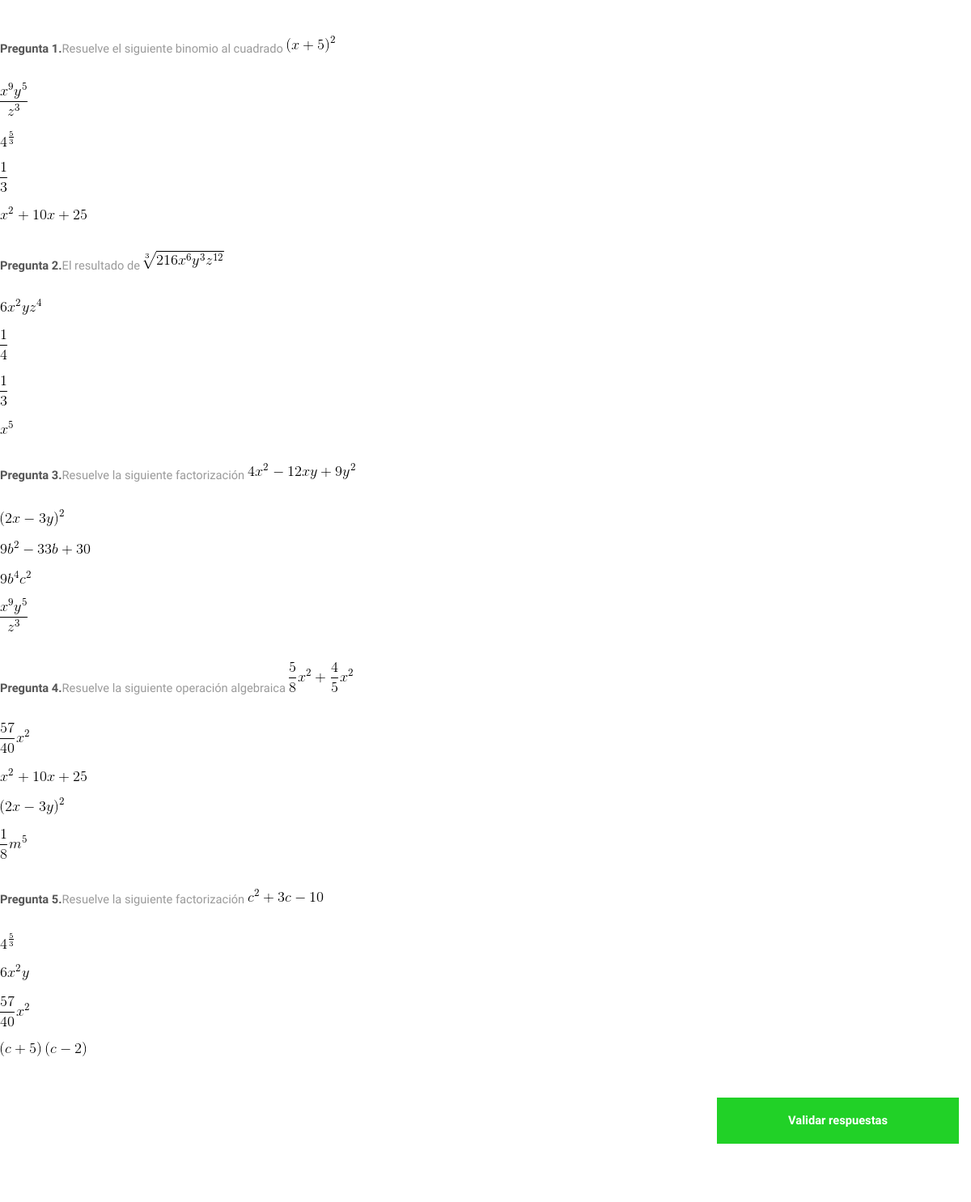
Before: /includes/examn_2.php with the older database file.
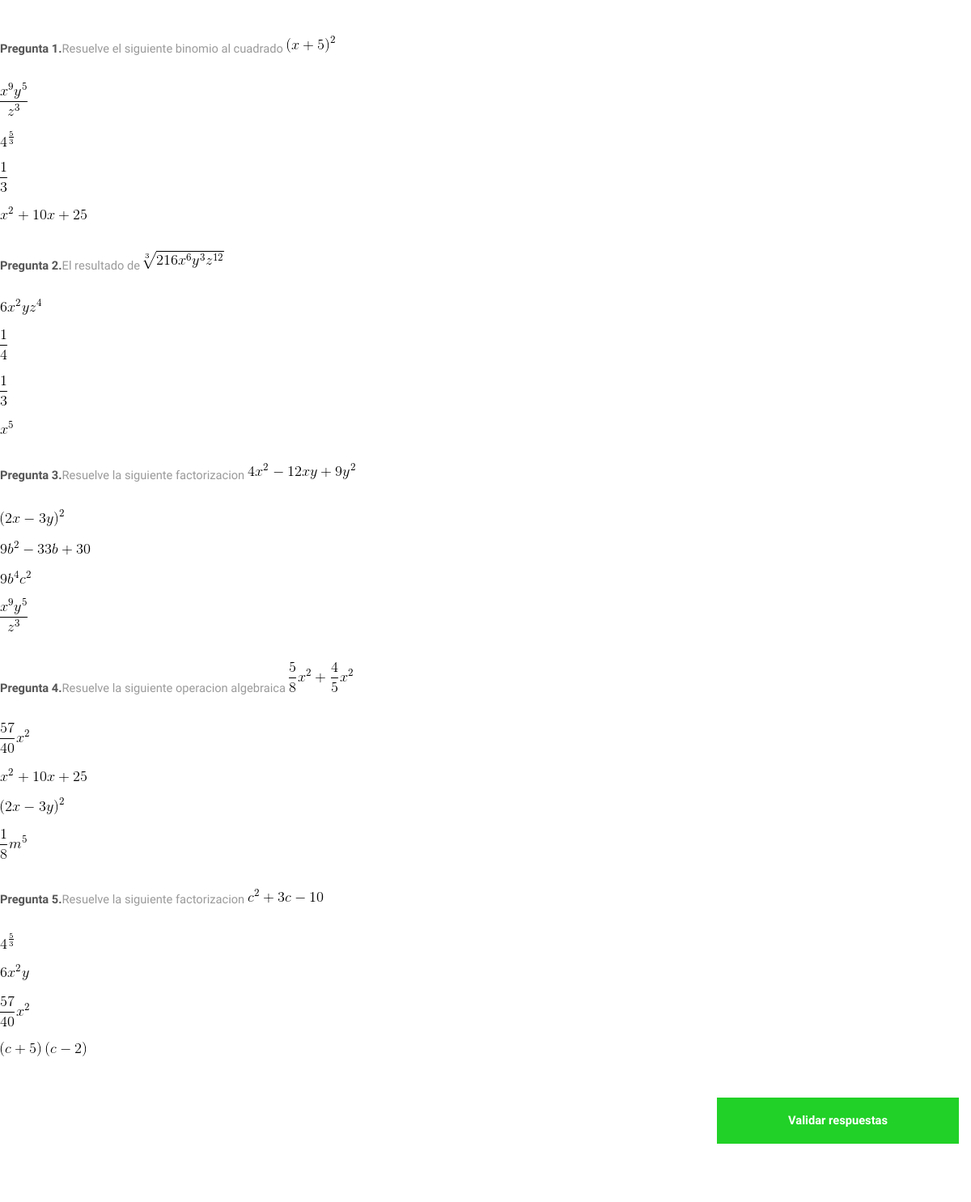
After: the same page with the newer database file.
### tables this page shows
CREATE TABLE `Exams` (
	`id` int(8) NOT NULL,
	`clave` varchar(8) NOT NULL,
	`question` text NOT NULL,
	`answer` text NOT NULL
);

### includes/examn_2.php (the view, shortened to what this page needs)
<?php
$conn = OpenCon();
?>
<!DOCTYPE HTML>
<html>
	<head>
     <link rel="stylesheet" href="/assets/css/bootstrap.min.css">
    <link rel="stylesheet" href="/assets/css/main.css" />
	</head>
	<body class="subpage">
			<div id="wrapper">
            <div class="flex flex-2">
                <section id="main">
                    <?php
                    $tema=2;
                    $largo=0;
                    if ($tema==1){
                        $largo=11;
                    }elseif($tema==2){
                        $largo=24;
                    }else{
                        $largo=10;
                    }
                    $idT = 'T'. $tema;
                    $sql = "SELECT question, answer FROM exams WHERE clave LIKE '$idT%'";
                    $topic_questions_sql = $conn->query($sql) or die($conn->error);
                    $topic_questions = [];
                    if ($topic_questions_sql->num_rows > 0) {
                        while($row = $topic_questions_sql->fetch_assoc()) {
                            array_push($topic_questions, $row);
                        }
                    }
                    shuffle($topic_questions);
                    $questions = array_slice($topic_questions, 0, 5);
                    $numero_pregunta=1;
                    $data_value=1;
                    foreach($questions as $item) {
                        $numero= rand(1,$largo);
                        $parte2="";
                        $pregunta=$item['question'];
                        $respuesta=$item['answer'];
                        $url="../assets/img/";
                        $partes=explode($url, $pregunta);
                        $parte1=$partes[0];
                        if (!empty($partes[1])) {
                            $parte2=$partes[1];
                        }
                        $parte2_completa=$url.$parte2;
                        $r1= 0;
                        while ($r1 == 0 || $r1 == $numero) {
                            $r1=rand(1,$largo);
                        }
                        $r2= 0;
                        while ($r2 == 0 || $r2 == $numero || $r2 == $r1) {
                            $r2=rand(1,$largo);
                        }
                        $r3= 0;
                        while ($r3 == 0 || $r3 == $numero || $r3 == $r1 || $r3 == $r2) {
                            $r3=rand(1,$largo);
                        }
                        $img1=$url.'T'.$tema.'A'.$r1;
                        $img2=$url.'T'.$tema.'A'.$r2;
                        $img3=$url.'T'.$tema.'A'.$r3;
                        $html_image1='<div class="4u$"><span class="image"><img src="'.$img1.'.gif" data-value="0" onclick="setInputValue'.$data_value.'()"></span></div>';
                        $hmtl_image2='<div class="4u$"><span class="image"><img src="'.$img2.'.gif" data-value="0" onclick="setInputValue'.$data_value.'()"></span></div>';
                        $html_image3='<div class="4u$"><span class="image"><img src="'.$img3.'.gif" data-value="0" onclick="setInputValue'.$data_value.'()"></span></div>';
                        $html_response='<div class="4u$"><span class="image"><img src="'.$respuesta.'" data-value="1" onclick="setInputValue'.$data_value.'()"></span></div>';
                        $sortable=array($html_image1,$hmtl_image2,$html_image3,$html_response);
                        shuffle($sortable);
                        echo '<div class="box alt">
                                <p><strong>Pregunta '.$numero_pregunta.'.</strong>'.$parte1.'<img src='.$parte2_completa.'></p>
                                <div class="row 50% uniform">';?>
                                <?php
                                foreach($sortable as $item) {
                                    echo $item . "\n";
                                }
                                echo  '</div>
                                </div>';
                        $numero_pregunta++;
                        $data_value++;
                    }
                    ?>
                </section>
            </div>
            <form name="form" action="validate_exam.php" method="post">
            <div class="12u$ modal-footer">
                    <ul class="actions">
                        <li><input type="submit" value="Validar respuestas"></li>
                    </ul>
                </div>
            </form>
        </div>
	</body>
</html>

Changed rows visible on the page:
changed exams (number 3 of 5 on the later page): question "Resuelve la siguiente factorización" → "Resuelve la siguiente factorizacion"
changed exams: question "Resuelve la siguiente operación algebraica" → "Resuelve la siguiente operacion algebraica"
changed exams (number 5 of 5 on the later page): question "Resuelve la siguiente factorización" → "Resuelve la siguiente factorizacion"
